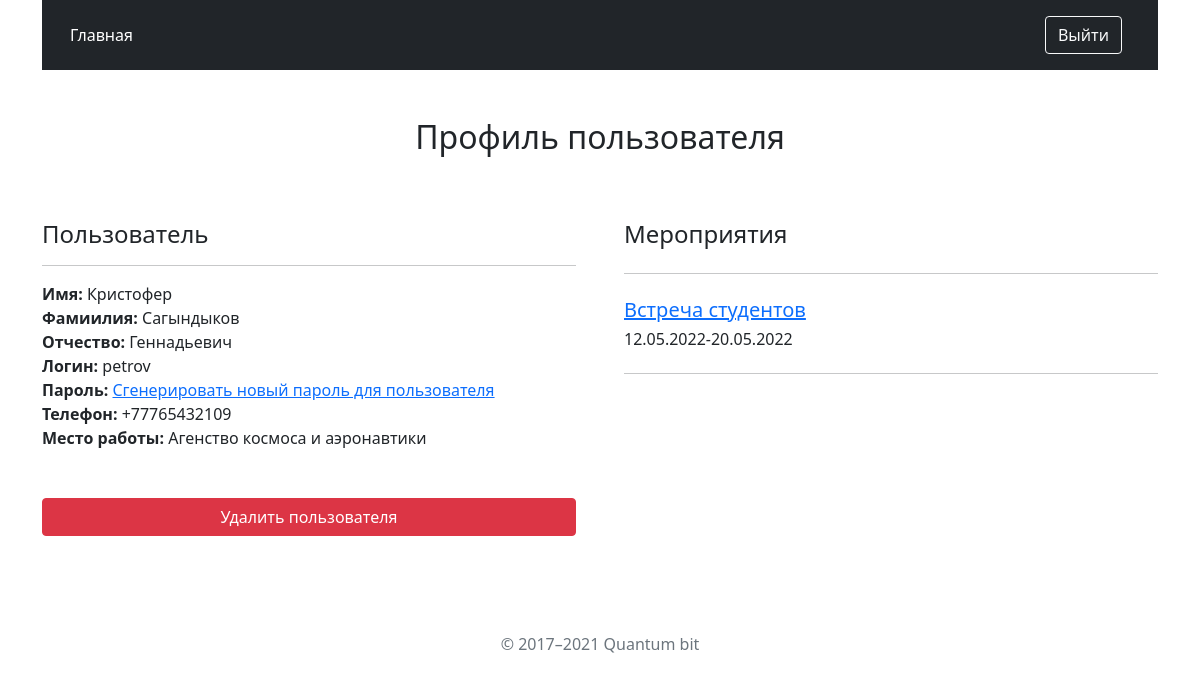
Before: /show_operator/4/ (signed in) with the older database file.
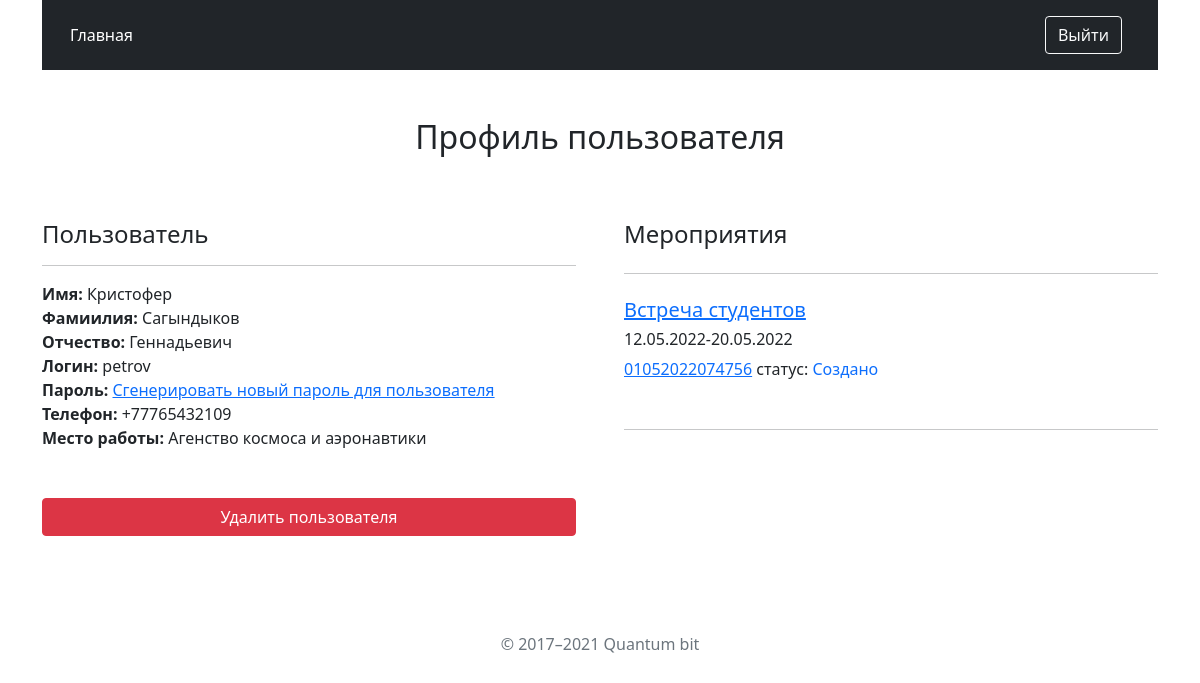
After: the same page with the newer database file.
### eventproject/models.py (models this page shows, shortened)
class Event(models.Model):
	name_kaz = models.CharField(max_length=128)
	name_rus = models.CharField(max_length=128)
	name_eng = models.CharField(max_length=128)
	event_code = models.CharField(max_length=20)
	date_start = models.DateField()
	date_end = models.DateField()
	city_code = models.CharField(max_length=20)

class Request(models.Model):
	name = models.CharField(max_length=128)
	event = models.ForeignKey(Event, on_delete=models.CASCADE)
	status = models.CharField(max_length=20)
	date_created = models.DateTimeField()
	created_by = models.ForeignKey(Operator, on_delete=models.CASCADE, related_name="created_operator")
	registration_time = models.DateTimeField()
	exported_by = models.ForeignKey(Operator, on_delete=models.CASCADE, related_name="exported_operator", null=True, blank=True)

### eventproject/views.py (the view)
# urls.py: path('show_operator/<int:operator_id>/', views.show_operator, name='show_operator'),
@user_passes_test(lambda u: u.is_superuser, login_url='/user_login/')
def show_operator(request, operator_id):
    context_dict = {}
    try:
        operator = Operator.objects.get(pk=operator_id)
        startdate = date.today()
        enddate = startdate + timedelta(days=900)
        event_list = operator.events.filter(date_end__range=[startdate, enddate]).order_by('-date_start')
        reqs = Request.objects.filter(created_by = operator).order_by('-date_created')
        context_dict['events'] = event_list
        context_dict['operator'] = operator
        context_dict['reqs'] = reqs
    except Exception as e:
        return HttpResponse("Could not find operator")
    return render(request, 'operator.html', context_dict)

### templates/operator.html (shortened to what this page needs)
<!DOCTYPE html>
{% load static %}
<html>
<head>
    <link rel="stylesheet" type="text/css" href="{% static 'css/all.min.css' %}">
    <link href="{% static 'css/bootstrap.min.css' %}" rel="stylesheet"
>
</head>
<body>
<main>
    <div class="container">
        <header class="p-3 bg-dark text-white">
            <div class="container">
                <div class="d-flex flex-wrap align-items-center justify-content-center justify-content-lg-start">
                    <a href="/avmac/" class="d-flex align-items-center mb-2 mb-lg-0 text-white text-decoration-none">
                        Главная
                    </a>
                    <div class="text-end">
                        <a href="/logout/">
                        <button type="button" class="btn btn-outline-light me-2"> Выйти</button>
                        </a>
                    </div>
                </div>
            </div>
        </header>
        <main>
            <div class="py-5 text-center">
                <h2>Профиль пользователя</h2>
            </div>
            <div class="row g-5">
                <div class="col-md-6 col-lg-6">
                    <h4 class="d-flex justify-content-between align-items-center mb-3">
                        <span class="text">Пользователь</span>
                    </h4>
                    <hr>
                    <b>Имя:</b> {{ operator.user.last_name }}<br>
                    <b>Фамиилия:</b> {{ operator.user.first_name }}<br>
                    <b>Отчество:</b> {{ operator.patronymic }}<br>
                    <b>Логин:</b> {{ operator.user.username }}<br>
                    <b>Пароль:</b> <a href="/new_password/{{ operator.user.username }}/">Сгенерировать новый пароль для пользователя</a><br>
                    <b>Телефон:</b> {{ operator.phone_number }}<br>
                    <b>Место работы:</b> {{ operator.workplace }}<br>
                    <br><br>
                    <a href="/delete_operator/{{ operator.user.username }}/">
                    <button class="w-100 btn btn-danger btn-md" type="submit">Удалить пользователя
                                </button>
                    </a>
                </div>
                <div class="col-md-6 col-lg-6 order-md-last">
                    <h4 class="mb-3">Мероприятия</h4>
                    <hr class="my-4">
                    {% for event in events %}
                    <a href="/show_event/{{ event.id }}/"><h5>{{ event.name_rus }} </h5></a>
                    <h6>{{ event.date_start|date:"d.m.Y" }}-{{ event.date_end|date:"d.m.Y" }}</h6>
                    {% for req in reqs %}
                        {% if req.event == event %}
                    <a href="/show_request_to_admin/{{ req.id }}"> {{ req.name }}</a> статус: {% if req.status == "Active" %} <span class="text-primary">Создано</span> {% elif req.status == "Checking" %} <span class="text-warning">Предпросмотр </span>{% elif req.status == "Sent" %} <span class="text-success">Отправлено</span> {% else %} Неизвестен {% endif %}
                    <br><br>
                        {% endif %}
                    {% endfor %}
                    <hr class="my-4">
                    {% endfor %}
                </div>
            </div>
        </main>
        <footer class="my-5 pt-5 text-muted text-center text-small">
            <p class="mb-1">&copy; 2017–2021 Quantum bit</p>
        </footer>
</body>
</html>

Changed rows visible on the page:
added Request: name "01052022074756", status "Создано"
